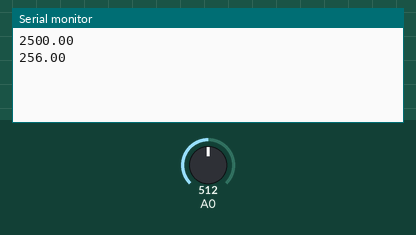
A sketch run on a simulated Arduino Uno, built with avr-gcc and run on an emulated ATmega328P. Parts: the last lines printed to the serial monitor. The test bench sets the inputs (shaded band); at power-on: A0 = 512.

Above: at 1.8 s.
1.9 s: A0 set to 716
At 2.7 s:
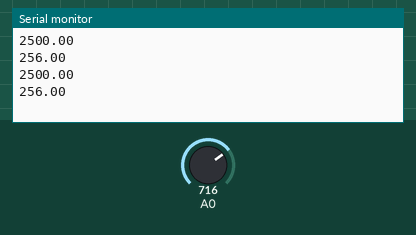
3.4 s: A0 set to 900
At 4.8 s:
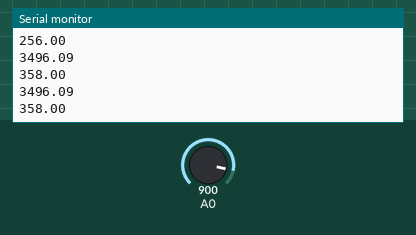
Timing chart, 0 to 6.4 s (numbered marks = the images above; inputs shaded):
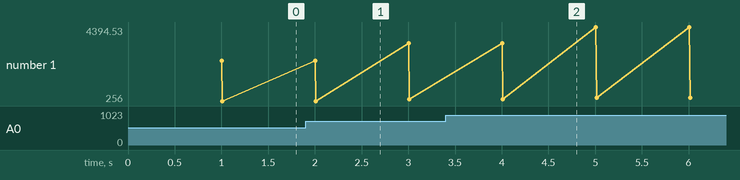

Measured:
- plotted number 1: 256 → 358 after the input at 1.9 s, 358 → 450 after the input at 3.4 s

The sketch:

ardu_temp.ino
```cpp
float aval = 0;
float temp=0;
float voltage=0;
void setup() {
  // put your setup code here, to run once:
Serial.begin(9600);
}

void loop() {
  // put your main code here, to run repeatedly:
  aval=analogRead(A0);
delay(1000);
//Serial.println(aval);
voltage = ((aval*5000)/1024);
Serial.println(voltage);
temp=(aval/2);
Serial.println(temp);
}
```
